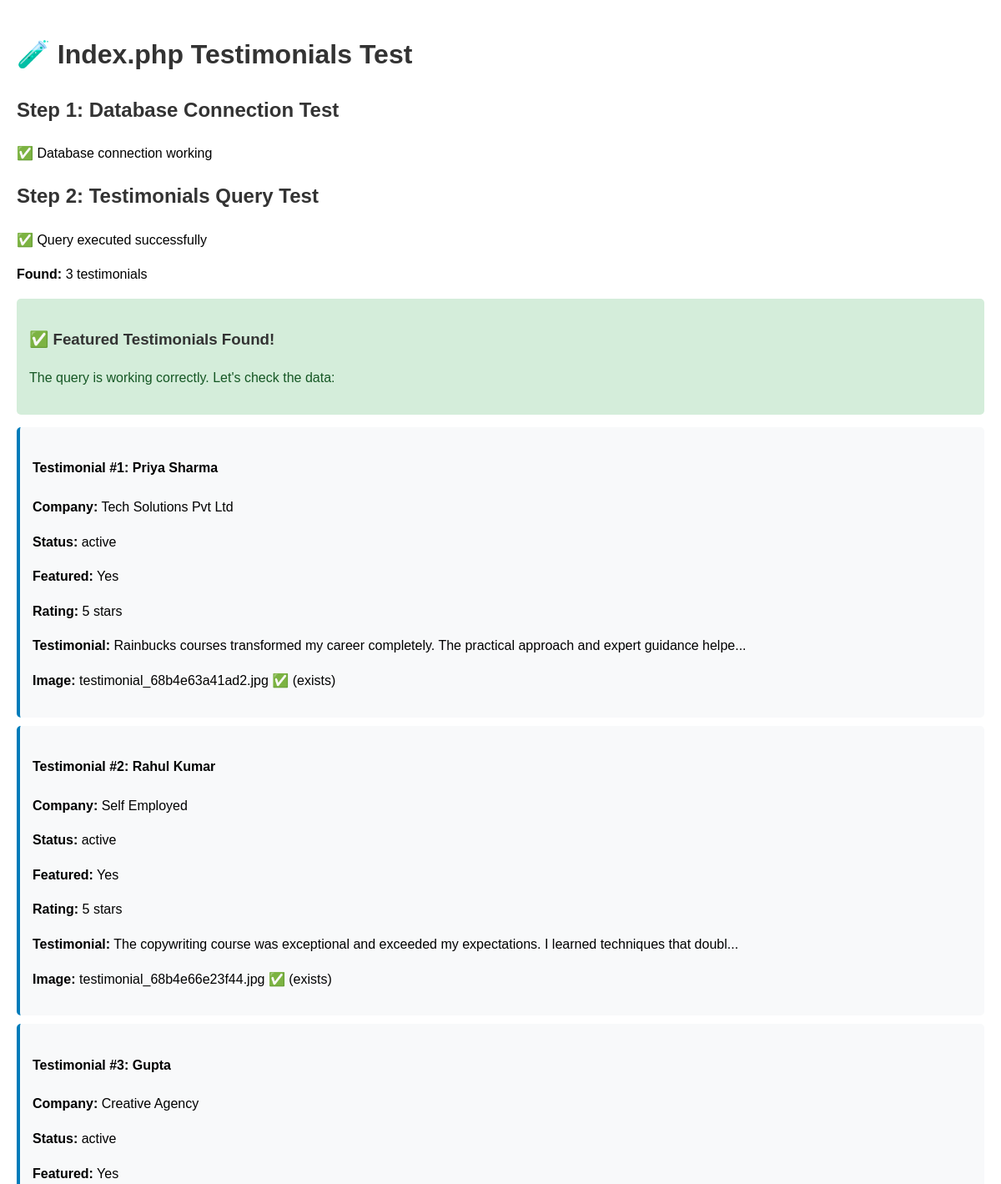
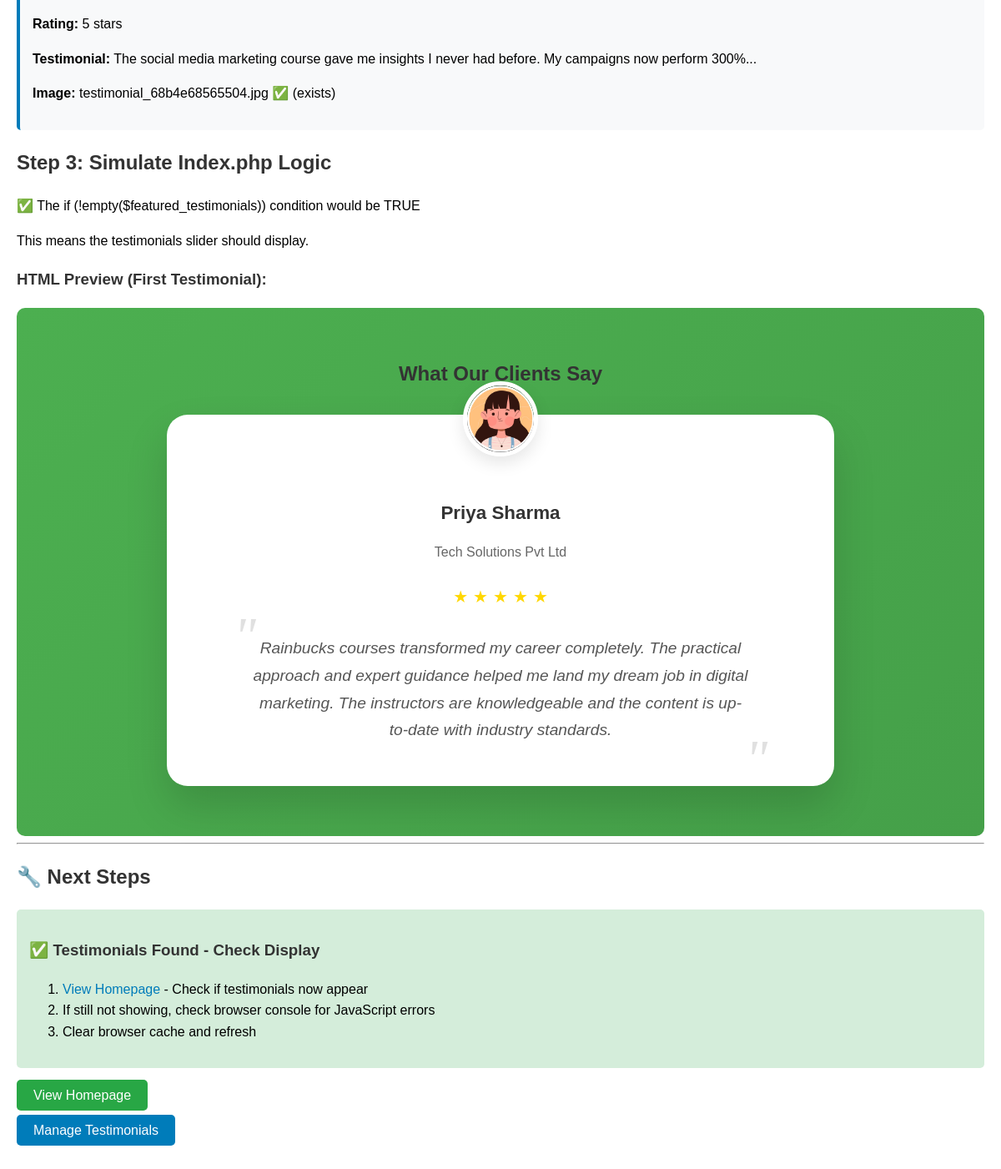
The page /test_index_testimonials.php on the database its author committed (2 pictures, top to bottom).
### tables this page shows
CREATE TABLE `testimonials` (
  `id` int(11) NOT NULL,
  `name` varchar(255) NOT NULL,
  `designation` varchar(255) DEFAULT NULL,
  `company` varchar(255) DEFAULT NULL,
  `testimonial` text NOT NULL,
  `image` varchar(255) DEFAULT NULL,
  `rating` int(11) DEFAULT 5,
  `status` enum('active','inactive') DEFAULT 'active',
  `featured` tinyint(1) DEFAULT 0,
  `sort_order` int(11) DEFAULT 0,
  `created_at` timestamp NULL DEFAULT current_timestamp(),
  `updated_at` timestamp NULL DEFAULT current_timestamp() ON UPDATE current_timestamp()
);

### includes/db.php (called while the page is built, shortened)
<?php
require_once __DIR__ . '/config.php';
try {
    $pdo = new PDO("mysql:host=$host;dbname=$database;charset=utf8mb4", $username, $password);
    $pdo->setAttribute(PDO::ATTR_ERRMODE, PDO::ERRMODE_EXCEPTION);
    $pdo->setAttribute(PDO::ATTR_DEFAULT_FETCH_MODE, PDO::FETCH_ASSOC);
} catch(PDOException $e) {
    error_log("Database Connection Error: " . $e->getMessage());
    die("Database connection failed. Please try again later.");
}
function executeQuery($sql, $params = []) {
    global $pdo;
    try {
        $stmt = $pdo->prepare($sql);
        $stmt->execute($params);
        return $stmt;
    } catch(PDOException $e) {
        error_log("Query Error: " . $e->getMessage());
        throw new Exception("Database query failed");
    }
}
function fetchAll($sql, $params = []) {
    $stmt = executeQuery($sql, $params);
    return $stmt->fetchAll();
}
?>

### test_index_testimonials.php (the view, shortened to what this page needs)
<?php
require_once 'includes/db.php';
echo "<h1>🧪 Index.php Testimonials Test</h1>";
echo "<h2>Step 1: Database Connection Test</h2>";
try {
    echo "<p>✅ Database connection working</p>";
} catch (Exception $e) {
    echo "<p>❌ Database connection failed: " . $e->getMessage() . "</p>";
    exit;
}
echo "<h2>Step 2: Testimonials Query Test</h2>";
try {
    $featured_testimonials = fetchAll("SELECT * FROM testimonials WHERE status = 'active' AND featured = 1 ORDER BY created_at DESC LIMIT 6");
    echo "<p>✅ Query executed successfully</p>";
    echo "<p><strong>Found:</strong> " . count($featured_testimonials) . " testimonials</p>";
    if (empty($featured_testimonials)) {
        echo "<div style='background: #f8d7da; padding: 15px; border-radius: 5px; color: #721c24; margin: 15px 0;'>";
        echo "<h3>❌ No Featured Testimonials Found!</h3>";
        echo "<p>This is why the testimonials section is empty on index.php</p>";
        echo "</div>";
        $all_testimonials = fetchAll("SELECT * FROM testimonials");
        echo "<h3>All Testimonials in Database:</h3>";
        echo "<p>Total: " . count($all_testimonials) . "</p>";
        if (!empty($all_testimonials)) {
            echo "<table border='1' style='border-collapse: collapse; width: 100%; margin: 15px 0;'>";
            echo "<tr style='background: #f8f9fa;'><th style='padding: 8px;'>Name</th><th style='padding: 8px;'>Status</th><th style='padding: 8px;'>Featured</th><th style='padding: 8px;'>Issue</th></tr>";
            foreach ($all_testimonials as $t) {
                echo "<tr>";
                echo "<td style='padding: 8px;'>" . htmlspecialchars($t['name']) . "</td>";
                echo "<td style='padding: 8px;'>" . $t['status'] . "</td>";
                echo "<td style='padding: 8px;'>" . ($t['featured'] ? 'Yes' : 'No') . "</td>";
                echo "<td style='padding: 8px;'>";
                $issues = [];
                if ($t['status'] !== 'active') {
                    $issues[] = "Status not 'active'";
                }
                if (!$t['featured']) {
                    $issues[] = "Not featured";
                }
                if (empty($issues)) {
                    echo "<span style='color: green;'>✅ Should show</span>";
                } else {
                    echo "<span style='color: red;'>❌ " . implode(', ', $issues) . "</span>";
                }
                echo "</td>";
                echo "</tr>";
            }
            echo "</table>";
        }
    } else {
        echo "<div style='background: #d4edda; padding: 15px; border-radius: 5px; color: #155724; margin: 15px 0;'>";
        echo "<h3>✅ Featured Testimonials Found!</h3>";
        echo "<p>The query is working correctly. Let's check the data:</p>";
        echo "</div>";
        foreach ($featured_testimonials as $i => $testimonial) {
            echo "<div style='background: #f8f9fa; padding: 15px; margin: 10px 0; border-radius: 5px; border-left: 4px solid #007cba;'>";
            echo "<h4>Testimonial #" . ($i + 1) . ": " . htmlspecialchars($testimonial['name']) . "</h4>";
            echo "<p><strong>Company:</strong> " . htmlspecialchars($testimonial['company'] ?? 'N/A') . "</p>";
            echo "<p><strong>Status:</strong> " . $testimonial['status'] . "</p>";
            echo "<p><strong>Featured:</strong> " . ($testimonial['featured'] ? 'Yes' : 'No') . "</p>";
            echo "<p><strong>Rating:</strong> " . $testimonial['rating'] . " stars</p>";
            echo "<p><strong>Testimonial:</strong> " . htmlspecialchars(substr($testimonial['testimonial'], 0, 100)) . "...</p>";
            if ($testimonial['image']) {
                echo "<p><strong>Image:</strong> " . $testimonial['image'];
                $image_path = "assets/images/testimonials/" . $testimonial['image'];
                if (file_exists($image_path)) {
                    echo " ✅ (exists)";
                } else {
                    echo " ❌ (missing)";
                }
                echo "</p>";
            }
            echo "</div>";
        }
    }
} catch (Exception $e) {
    echo "<p>❌ Query failed: " . $e->getMessage() . "</p>";
}
echo "<h2>Step 3: Simulate Index.php Logic</h2>";
if (!empty($featured_testimonials)) {
    echo "<p>✅ The if (!empty(\$featured_testimonials)) condition would be TRUE</p>";
    echo "<p>This means the testimonials slider should display.</p>";
    echo "<h3>HTML Preview (First Testimonial):</h3>";
    $testimonial = $featured_testimonials[0];
    echo "<div style='background: linear-gradient(135deg, #4CAF50 0%, #45a049 100%); padding: 40px; border-radius: 10px; color: white;'>";
    echo "<h2 style='text-align: center; margin-bottom: 30px;'>What Our Clients Say</h2>";
    echo "<div style='max-width: 800px; margin: 0 auto;'>";
    echo "<div style='background: white; border-radius: 25px; padding: 50px 40px; text-align: center; box-shadow: 0 25px 50px rgba(0,0,0,0.15); position: relative; margin: 20px 0; color: #333;'>";
    echo "<div style='position: absolute; top: -40px; left: 50%; transform: translateX(-50%);'>";
    if (!empty($testimonial['image'])) {
        echo "<img src='assets/images/testimonials/" . htmlspecialchars($testimonial['image']) . "' alt='" . htmlspecialchars($testimonial['name']) . "' style='width: 80px; height: 80px; border-radius: 50%; object-fit: cover; border: 5px solid white; box-shadow: 0 8px 20px rgba(0,0,0,0.1);'>";
    }
    echo "</div>";
    echo "<div style='margin-top: 50px; margin-bottom: 25px;'>";
    echo "<h3 style='font-size: 1.4rem; color: #333; margin-bottom: 8px; font-weight: 600;'>";
    echo htmlspecialchars($testimonial['name']);
    echo "</h3>";
    echo "<p style='color: #666; font-size: 1rem;'>";
    $location_parts = [];
    if (!empty($testimonial['company'])) {
        $location_parts[] = $testimonial['company'];
    } elseif (!empty($testimonial['designation'])) {
        $location_parts[] = $testimonial['designation'];
    }
    echo htmlspecialchars(implode(', ', $location_parts) ?: 'Delhi');
    echo "</p>";
    echo "</div>";
    echo "<div style='margin-bottom: 30px;'>";
    for ($i = 1; $i <= 5; $i++) {
        echo "<span style='color: " . ($i <= $testimonial['rating'] ? '#FFD700' : '#e0e0e0') . "; font-size: 20px; margin: 0 3px;'>★</span>";
    }
    echo "</div>";
    echo "<blockquote style='font-size: 1.2rem; line-height: 1.7; color: #555; font-style: italic; margin: 0; position: relative; max-width: 600px; margin: 0 auto;'>";
    echo "<span style='font-size: 4rem; color: #e0e0e0; position: absolute; top: -30px; left: -20px; font-family: serif; line-height: 1;'>&quot;</span>";
    echo htmlspecialchars($testimonial['testimonial']);
    echo "<span style='font-size: 4rem; color: #e0e0e0; position: absolute; bottom: -50px; right: -20px; font-family: serif; line-height: 1;'>&quot;</span>";
    echo "</blockquote>";
    echo "</div>";
    echo "</div>";
    echo "</div>";
} else {
    echo "<p>❌ The if (!empty(\$featured_testimonials)) condition would be FALSE</p>";
    echo "<p>This means the 'No featured testimonials available yet' message should display.</p>";
}
?>
<hr>
<h2>🔧 Next Steps</h2>
<?php if (empty($featured_testimonials)): ?>
<div style="background: #fff3cd; padding: 15px; border-radius: 5px; margin: 20px 0;">
    <h3>⚠️ No Featured Testimonials - Action Required</h3>
    <ol>
        <li><a href="add_sample_testimonials.php">Add Sample Testimonials</a></li>
        <li><a href="admin/testimonials.php">Manage Existing Testimonials</a></li>
        <li>Make sure testimonials are marked as "Featured" and "Active"</li>
    </ol>
</div>
<?php else: ?>
<div style="background: #d4edda; padding: 15px; border-radius: 5px; margin: 20px 0;">
    <h3>✅ Testimonials Found - Check Display</h3>
    <ol>
        <li><a href="index.php">View Homepage</a> - Check if testimonials now appear</li>
        <li>If still not showing, check browser console for JavaScript errors</li>
        <li>Clear browser cache and refresh</li>
    </ol>
</div>
<?php endif; ?>
<p><a href="index.php" style="background: #28a745; color: white; padding: 10px 20px; text-decoration: none; border-radius: 5px;">View Homepage</a></p>
<p><a href="admin/testimonials.php" style="background: #007cba; color: white; padding: 10px 20px; text-decoration: none; border-radius: 5px;">Manage Testimonials</a></p>

### test_index_testimonials.php (style rules this page uses)
h1, h2, h3 { color: #333; }
a { color: #007cba; text-decoration: none; }

### rows shown on the page
testimonials: name "Priya Sharma", company "Tech Solutions Pvt Ltd", status "active", featured "Yes", rating "5", testimonial "Rainbucks courses transformed my career completely. The practical approach and expert guidance helpe", image "testimonial_68b4e63a41ad2.jpg", shows "✅ (exists)", image (picture), testimonial "Rainbucks courses transformed my career completely. The practical approach and expert guidance helped me land my dream job in digital marketing. The instructors are knowledgeable and the content is up-to-date with industry standards."
testimonials: name "Rahul Kumar", company "Self Employed", status "active", featured "Yes", rating "5", testimonial "The copywriting course was exceptional and exceeded my expectations. I learned techniques that doubl", image "testimonial_68b4e66e23f44.jpg", shows "✅ (exists)"
testimonials: name "Gupta", company "Creative Agency", status "active", featured "Yes", rating "5", testimonial "The social media marketing course gave me insights I never had before. My campaigns now perform 300%", image "testimonial_68b4e68565504.jpg", shows "✅ (exists)"

### other values the page prints
count($featured_testimonials) "3"
implode(', ', $location_parts) ?: 'Delhi' "Tech Solutions Pvt Ltd"
